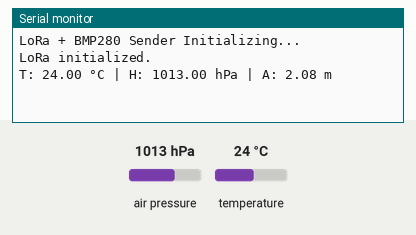
This sketch was run on a simulated Arduino Uno, built with avr-gcc and run on an emulated ATmega328P. On the bench: the last lines printed to the serial monitor. The test bench sets the inputs (shaded band); at power-on: air pressure 1013 hPa, temperature 24 °C. No radio packets arrive unless stated.

Above: at 1.2 s.
1.3 s: air pressure set to 952 hPa
At 2.9 s:
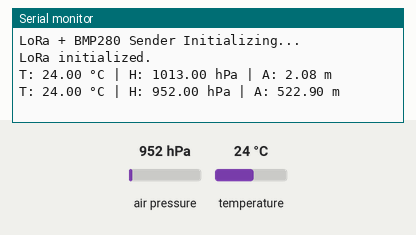
3.6 s: temperature set to 12 °C
At 4.5 s:
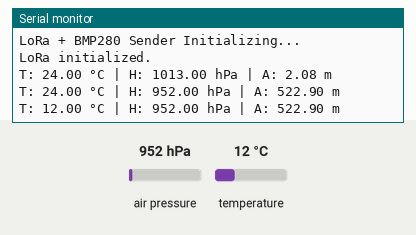
5.9 s: air pressure set to 975 hPa
At 7.2 s:
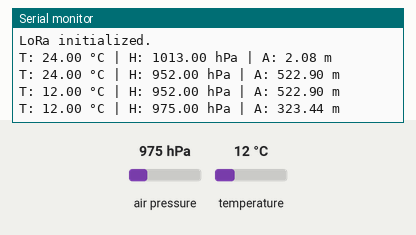
Timing chart, 0 to 8.9 s (numbered marks = the images above; inputs shaded):
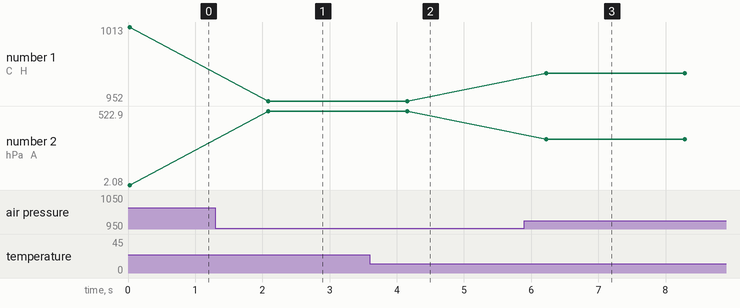

Measured:
- after the input at 1.3 s, the serial monitor: prints a new line after 0.79 s (image 1)
- after the input at 3.6 s, the serial monitor: prints a new line after 0.56 s (image 2)
- after the input at 5.9 s, the serial monitor: prints a new line after 0.32 s (image 3)
- plotted number 1: 1013 → 952 after the input at 1.3 s, 952 → 975 after the input at 5.9 s
- plotted number 2: 2.08 → 522.9 after the input at 1.3 s, 522.9 → 323.44 after the input at 5.9 s

The sketch:

test_cansat_BMP280.ino
```cpp
#include <SPI.h>
#include <LoRa.h>
#include <Wire.h>
#include <Adafruit_BMP280.h> // ใช้สำหรับ BMP280

// ==== LoRa Pin Definitions ====
#define LORA_SS   5
#define LORA_RST  14
#define LORA_DIO0 2

// ==== BMP280 Config ====
Adafruit_BMP280 bmp; // ใช้ I2C โดย default (SDA/SCL)

// ==== Variables ====
float temperature = 0.0;
float pressure = 0.0;
float altitude = 0.0;

void setup() {
  Serial.begin(115200);
  while (!Serial);
  Serial.println("LoRa + BMP280 Sender Initializing...");

  // ==== BMP280 Init ====
  if (!bmp.begin(0x76)) {  // หากไม่ทำงานให้ลอง 0x77 แทน
    Serial.println("BMP280 not found. Check wiring!");
    while (1);
  }

  // ==== LoRa Init ====
  LoRa.setPins(LORA_SS, LORA_RST, LORA_DIO0);
  while (!LoRa.begin(915E6)) {
    Serial.println("Starting LoRa failed...");
    delay(1000);
  }
  LoRa.setSyncWord(0xF3);
  Serial.println("LoRa initialized.");
}

void loop() {
  // อ่านข้อมูลจาก BMP280
  temperature = bmp.readTemperature();       // °C
  pressure = bmp.readPressure() / 100.0F;    // hPa
  altitude = bmp.readAltitude(1013.25);      // คำนวณจากความดันระดับน้ำทะเลมาตรฐาน

  // แสดงข้อมูลใน Serial Monitor
  Serial.print("T: ");
  Serial.print(temperature);
  Serial.print(" °C | H: ");
  Serial.print(pressure);
  Serial.print(" hPa | A: ");
  Serial.print(altitude);
  Serial.println(" m");

  // สร้างข้อความส่งไปยัง Receiver
  String data = "T:" + String(temperature, 2) +
                ",H:" + String(pressure, 2) +
                ",A:" + String(altitude, 2);

  // ส่งข้อมูลผ่าน LoRa
  LoRa.beginPacket();
  LoRa.print(data);
  LoRa.endPacket();

  delay(2000); // ส่งทุก 2 วินาที
}
```
